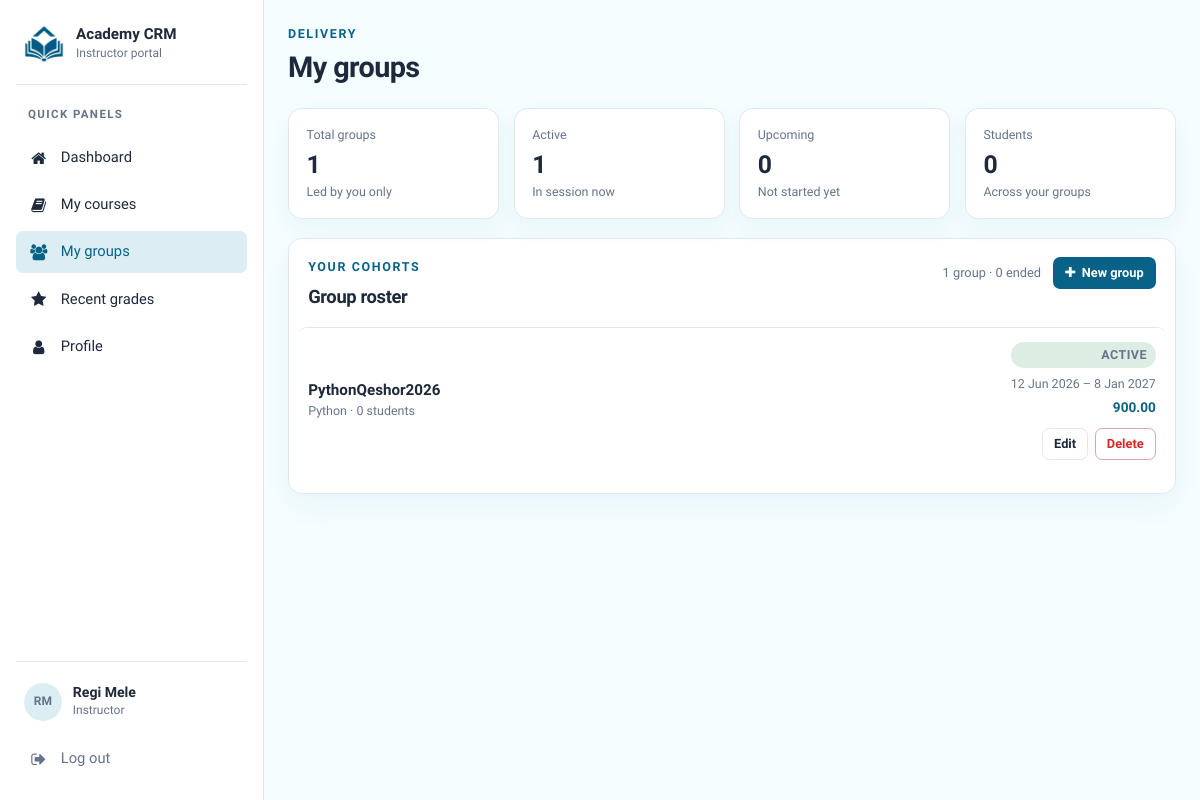
/instructor/dashboard/groups/ (signed in), run on an earlier commit of the app's database.
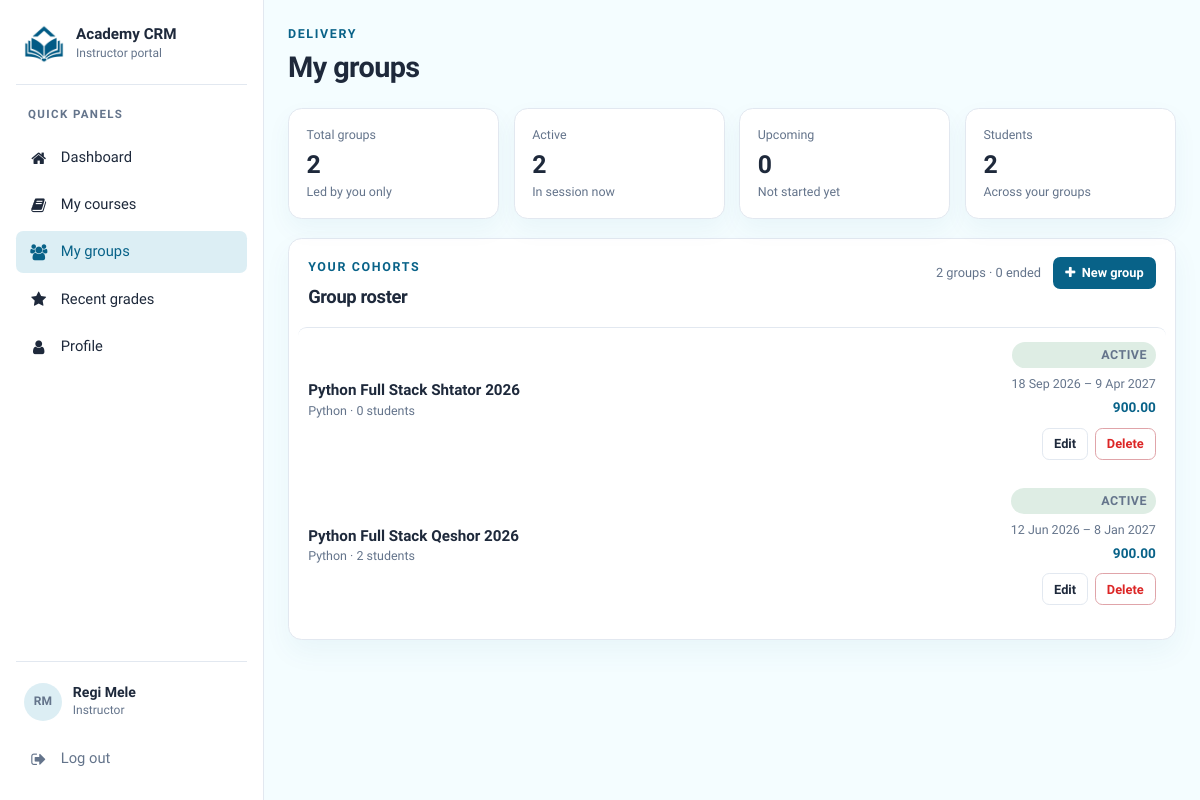
And on a later commit of the database.
### instructor/models.py (models this page shows, shortened)
class InstructorModel(models.Model):
    user = models.OneToOneField('authentication.CRMUserModel', on_delete=models.CASCADE)
    description = models.TextField(blank=True, null=True)
    courses = models.ManyToManyField(CourseModel, blank=True)
    salary = models.DecimalField(max_digits=10, decimal_places=2)
    created_at = models.DateTimeField(auto_now_add=True)
    updated_at = models.DateTimeField(auto_now=True)

### authentication/models.py (models this page shows, shortened)
class CRMUserModel(AbstractUser):
    email = models.EmailField(unique=True)
    username = models.CharField(max_length=255, unique=True)
    password = models.CharField(max_length=255)
    first_name = models.CharField(max_length=255)
    last_name = models.CharField(max_length=255)
    phone = models.CharField(max_length=255, unique=True)
    profile_picture = models.ImageField(upload_to='profile_pictures/', null=True, blank=True)
    created_at = models.DateTimeField(auto_now_add=True)
    updated_at = models.DateTimeField(auto_now=True)
    USERNAME_FIELD = 'email'
    REQUIRED_FIELDS = ['username', 'first_name', 'last_name', 'phone', 'password']

### course/models.py (models this page shows, shortened)
class CourseGroupModel(models.Model):
    name = models.CharField(max_length=255)
    start_date = models.DateField()
    end_date = models.DateField()
    course = models.ForeignKey(CourseModel, on_delete=models.CASCADE)
    instructor = models.ForeignKey('instructor.InstructorModel', on_delete=models.CASCADE)
    created_at = models.DateTimeField(auto_now_add=True)
    updated_at = models.DateTimeField(auto_now=True)

class CourseModel(models.Model):
    name = models.CharField(max_length=255)
    description = models.TextField(blank=True, null=True)
    instructor = models.ForeignKey('instructor.InstructorModel', on_delete=models.CASCADE)
    price = models.DecimalField(max_digits=10, decimal_places=2)
    created_at = models.DateTimeField(auto_now_add=True)
    updated_at = models.DateTimeField(auto_now=True)

### instructor/views.py (the view)
# urls.py: path('dashboard/groups/', views.instructor_groups, name='instructor_groups'),
@instructor_required
def instructor_groups(request):
    instructor = _scoped_instructor(request)
    today = timezone.localdate()
    groups = list(
        _instructor_groups_qs(instructor)
        .select_related('course')
        .annotate(student_count=Count('studentmodel', distinct=True))
        .order_by('-start_date', 'name')
    )
    for group in groups:
        group.status = _group_status(group, today)
    active_count = sum(1 for group in groups if group.status == 'active')
    upcoming_count = sum(1 for group in groups if group.status == 'upcoming')
    ended_count = sum(1 for group in groups if group.status == 'ended')
    enrolled_students_count = (
        StudentModel.objects
        .filter(groups__instructor=instructor)
        .distinct()
        .count()
    )
    context = {
        'instructor': instructor,
        'groups': groups,
        'group_count': len(groups),
        'active_count': active_count,
        'upcoming_count': upcoming_count,
        'ended_count': ended_count,
        'enrolled_students_count': enrolled_students_count,
        'active_nav': 'groups',
    }
    return render(request, 'instructor_groups.html', context)

### instructor/views.py (called while the page is built)
def _scoped_instructor(request):
    return (
        InstructorModel.objects
        .select_related('user')
        .get(pk=request.instructor.pk, user=request.user)
    )

def _instructor_groups_qs(instructor):
    return CourseGroupModel.objects.filter(instructor=instructor)

def _group_status(group, today):
    if group.start_date <= today <= group.end_date:
        return 'active'
    if today < group.start_date:
        return 'upcoming'
    return 'ended'

### instructor/templates/instructor_groups.html (shortened to what this page needs)
{% extends "instructor_base.html" %}
{% block topbar %}
  <p class="eyebrow">Delivery</p>
  <h1>My groups</h1>
{% endblock %}
{% block content %}
  <section class="stat-grid" aria-label="Groups at a glance">
    <article class="stat-card">
      <small>Total groups</small>
      <b>{{ group_count }}</b>
      <em>Led by you only</em>
    </article>
    <article class="stat-card">
      <small>Active</small>
      <b>{{ active_count }}</b>
      <em>In session now</em>
    </article>
    <article class="stat-card">
      <small>Upcoming</small>
      <b>{{ upcoming_count }}</b>
      <em>Not started yet</em>
    </article>
    <article class="stat-card">
      <small>Students</small>
      <b>{{ enrolled_students_count }}</b>
      <em>Across your groups</em>
    </article>
  </section>
  <section class="panel" aria-labelledby="groups-list-heading">
    <div class="panel-header">
      <div>
        <p class="eyebrow">Your cohorts</p>
        <h2 id="groups-list-heading">Group roster</h2>
      </div>
      <div class="panel-header-actions">
        <span class="panel-meta">{{ group_count }} group{{ group_count|pluralize }} · {{ ended_count }} ended</span>
        <a class="btn btn-primary btn-sm" href="{% url 'instructor_create_group' %}">
          <i class="fa fa-plus" aria-hidden="true"></i>
          New group
        </a>
      </div>
    </div>
    {% if groups %}
      <ul class="data-list">
        {% for group in groups %}
          <li
            class="data-row data-row-clickable"
            data-row-href="{% url 'instructor_edit_group' group.id %}"
            role="link"
            tabindex="0"
            aria-label="Edit group {{ group.name }}"
          >
            <div class="data-main">
              <strong>{{ group.name }}</strong>
              <small>{{ group.course.name }} · {{ group.student_count }} student{{ group.student_count|pluralize }}</small>
            </div>
            <div class="data-meta">
              <span class="status-pill status-{{ group.status }}">{{ group.status|title }}</span>
              <span>{{ group.start_date|date:"j M Y" }} – {{ group.end_date|date:"j M Y" }}</span>
              <em>{{ group.course.price }}</em>
              <div class="row-actions" data-no-row-nav>
                <a class="btn btn-ghost btn-sm" href="{% url 'instructor_edit_group' group.id %}">Edit</a>
                <a class="btn btn-danger-ghost btn-sm" href="{% url 'instructor_delete_group' group.id %}">Delete</a>
              </div>
            </div>
          </li>
        {% endfor %}
      </ul>
    {% else %}
      <p class="empty-state">You do not lead any groups yet. Only groups assigned to you appear here.</p>
      <a class="btn btn-primary" href="{% url 'instructor_create_group' %}">Create your first group</a>
    {% endif %}
  </section>
{% endblock %}

### instructor/templates/instructor_base.html (shortened to what this page needs)
{% load static %}
<!DOCTYPE html>
<html lang="en">
<head>
  <link rel="stylesheet" href="https://cdnjs.cloudflare.com/ajax/libs/font-awesome/4.7.0/css/font-awesome.min.css">
  <link rel="stylesheet" href="{% static 'instructor/css/instructor.css' %}">
</head>
<body class="instructor-app">
  <div class="instructor-shell">
    <aside class="instructor-sidebar" id="instructor-sidebar" aria-label="Instructor navigation">
      <div class="sidebar-brand">
        <img src="{% static 'web/logo.jpg' %}" alt="" width="40" height="40">
        <div>
          <strong>Academy CRM</strong>
          <span>Instructor portal</span>
        </div>
      </div>
      <nav class="sidebar-nav" aria-label="Quick panels">
        <p class="sidebar-label">Quick panels</p>
        <a
          class="sidebar-link {% if active_nav == 'dashboard' %}is-active{% endif %}"
          href="{% url 'instructor_dashboard' %}"
        >
          <span class="sidebar-icon" aria-hidden="true"><i class="fa fa-home"></i></span>
          Dashboard
        </a>
        <a
          class="sidebar-link {% if active_nav == 'courses' %}is-active{% endif %}"
          href="{% url 'instructor_courses' %}"
        >
          <span class="sidebar-icon" aria-hidden="true"><i class="fa fa-book"></i></span>
          My courses
        </a>
        <a
          class="sidebar-link {% if active_nav == 'groups' %}is-active{% endif %}"
          href="{% url 'instructor_groups' %}"
          {% if active_nav == 'groups' %}aria-current="page"{% endif %}
        >
          <span class="sidebar-icon" aria-hidden="true"><i class="fa fa-users"></i></span>
          My groups
        </a>
        <a class="sidebar-link" href="{% url 'instructor_dashboard' %}#recent-grades">
          <span class="sidebar-icon" aria-hidden="true"><i class="fa fa-star"></i></span>
          Recent grades
        </a>
        <a
          class="sidebar-link {% if active_nav == 'profile' %}is-active{% endif %}"
          href="{% url 'instructor_profile' %}"
        >
          <span class="sidebar-icon" aria-hidden="true"><i class="fa fa-user"></i></span>
          Profile
        </a>
      </nav>
      <div class="sidebar-footer">
        <div class="sidebar-user">
          {% if request.instructor.user.profile_picture %}
            <img
              class="sidebar-avatar sidebar-avatar-image"
              src="{{ request.instructor.user.profile_picture.url }}"
              alt=""
              width="40"
              height="40"
            >
          {% else %}
            <span class="sidebar-avatar" aria-hidden="true">
              {{ request.instructor.user.first_name|slice:":1" }}{{ request.instructor.user.last_name|slice:":1" }}
            </span>
          {% endif %}
          <div>
            <strong>{{ request.instructor.user.first_name }} {{ request.instructor.user.last_name }}</strong>
            <span>Instructor</span>
          </div>
        </div>
        <a class="sidebar-link sidebar-logout" href="{% url 'logout' %}">
          <span class="sidebar-icon" aria-hidden="true"><i class="fa fa-sign-out"></i></span>
          Log out
        </a>
      </div>
    </aside>
    <div class="instructor-main">
      <header class="instructor-topbar">
        <div class="topbar-copy">
          {% block topbar %}{% endblock %}
        </div>
      </header>
      <main id="instructor-content" class="instructor-content">
        {% block content %}{% endblock %}
      </main>
    </div>
  </div>
</body>
</html>

What changed in the data, as far as the page shows it:
removed CourseGroupModel: name "PythonQeshor2026", course.name "Python", student_count "0", status "ACTIVE", start_date "12 Jun 2026", end_date "8 Jan 2027", course.price "900.00"
added CourseGroupModel: name "Python Full Stack Shtator 2026", course.name "Python", student_count "0", status "ACTIVE", start_date "18 Sep 2026", end_date "9 Apr 2027", course.price "900.00"
added CourseGroupModel: name "Python Full Stack Qeshor 2026", course.name "Python", student_count "2", status "ACTIVE", start_date "12 Jun 2026", end_date "8 Jan 2027", course.price "900.00"
Also different on the page:
{{ group_count }}: "1" → "2"
{{ active_count }}: "1" → "2"
{{ enrolled_students_count }}: "0" → "2"
